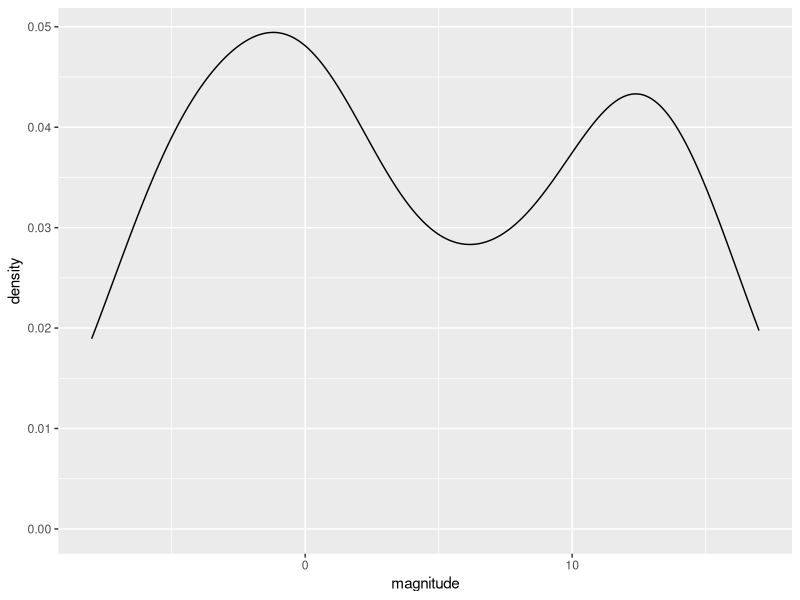
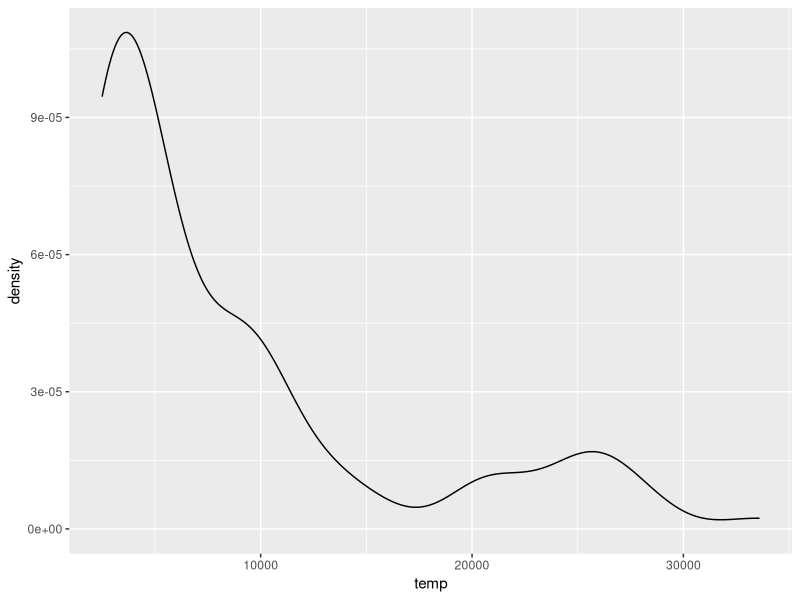
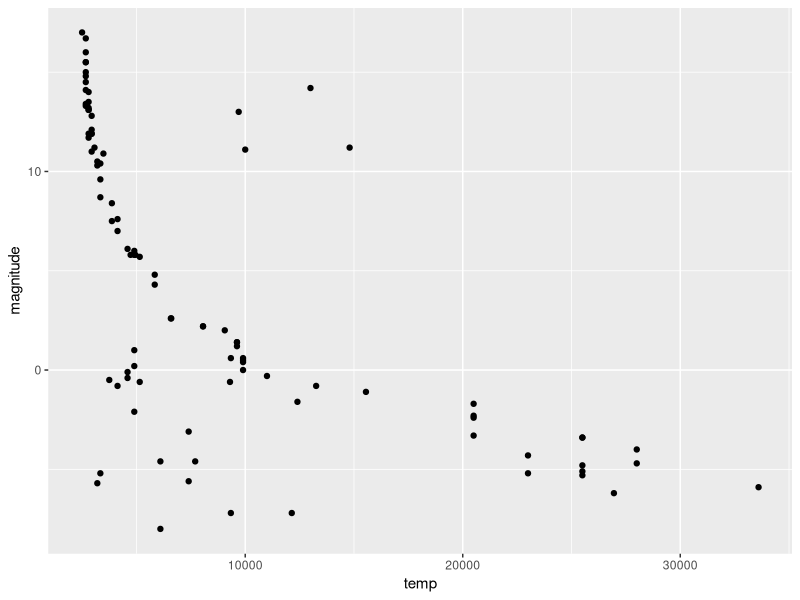
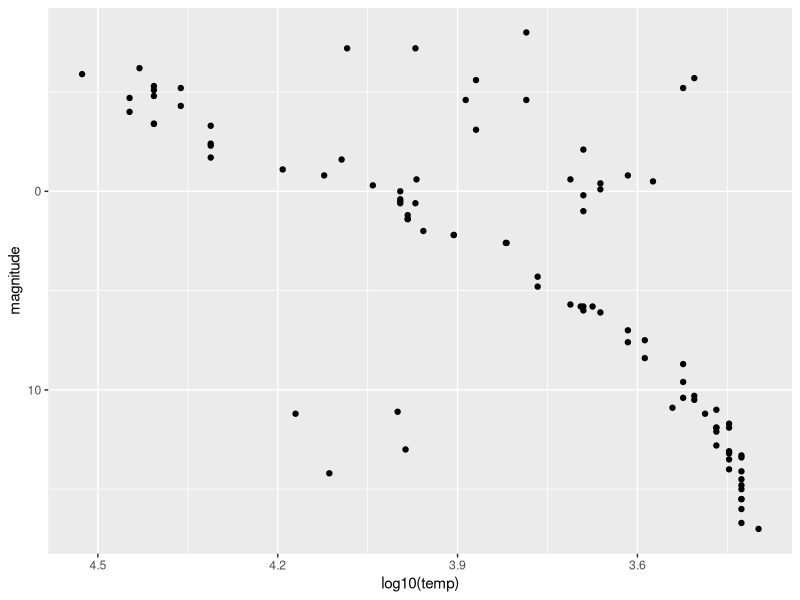
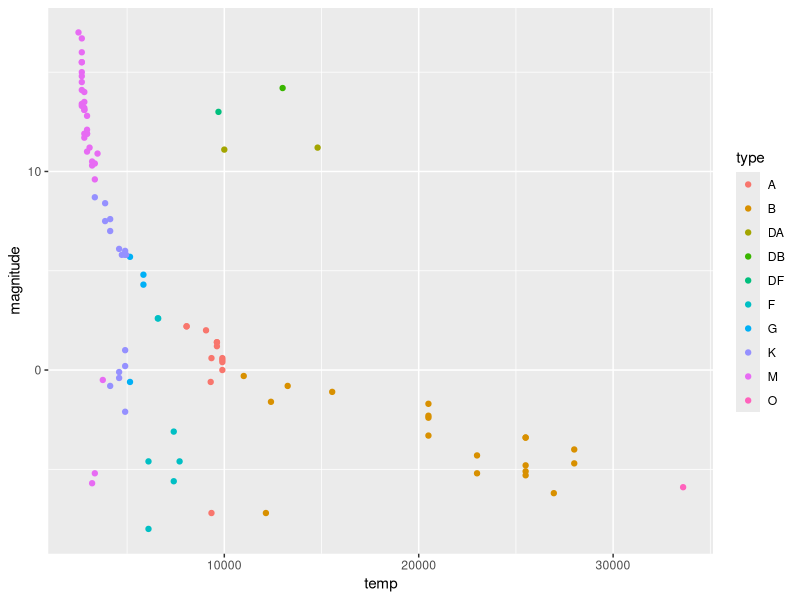

Recreate these plots in R, in order.
library(tidyverse)
library(dslabs)
data(stars)
options(digits = 3)   # report 3 significant digits

# Question 1
head(stars)
mean(stars$magnitude)
sd(stars$magnitude)

# Question 2
stars %>% ggplot(aes(magnitude)) + geom_density()

# Question 3
stars %>% ggplot(aes(temp)) + geom_density()

# Question 4
stars %>% ggplot(aes(temp, magnitude)) + geom_point()

# Question 5
stars %>% ggplot(aes(log10(temp), magnitude)) + geom_point() + scale_y_reverse() +
  scale_x_reverse()

# Question 8
library(ggrepel)
stars %>% ggplot(aes(temp, magnitude, label = star)) + geom_point(aes(col = type))
